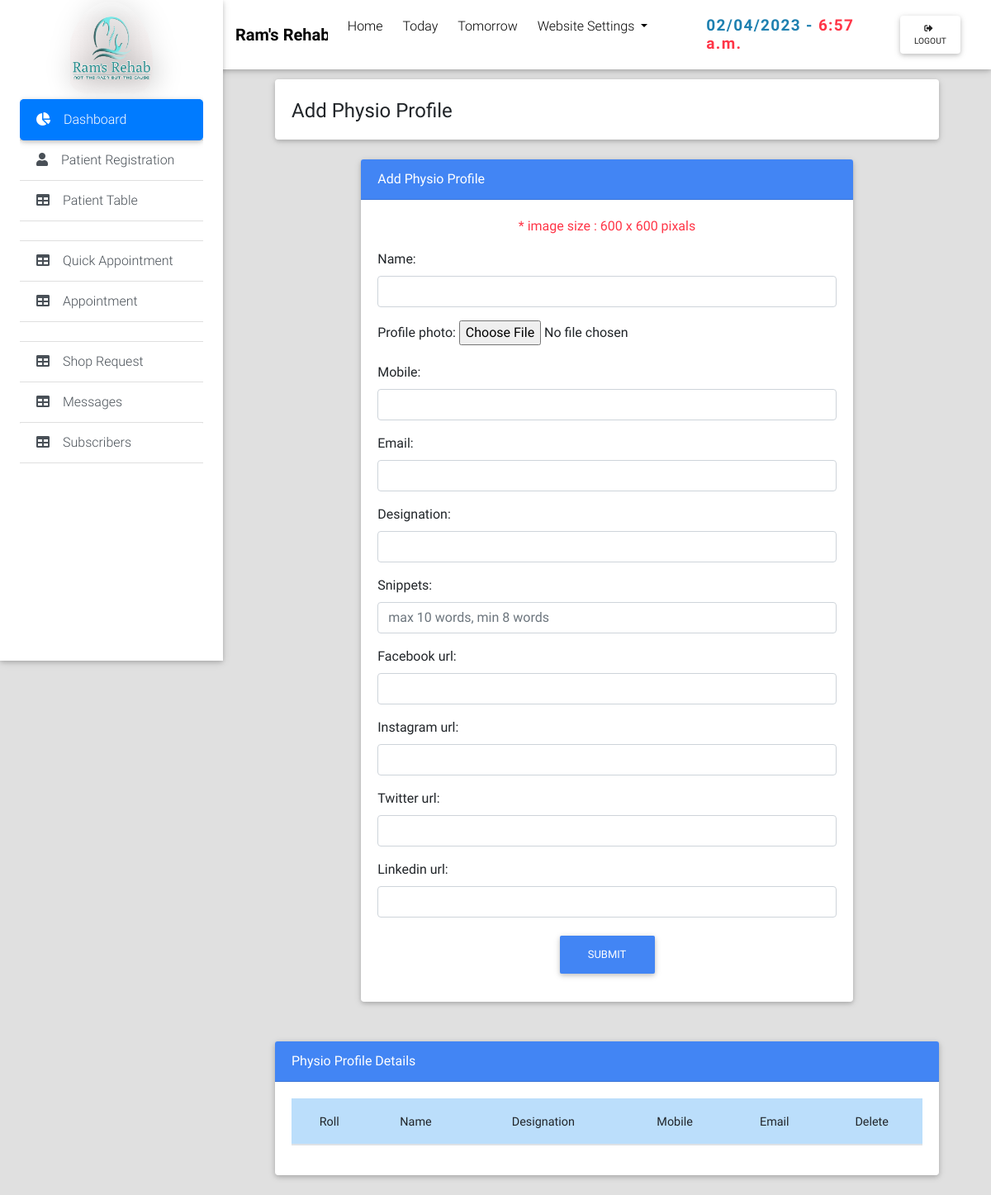
Before: /administration/doctors_profile/ (signed in) with the older database file.
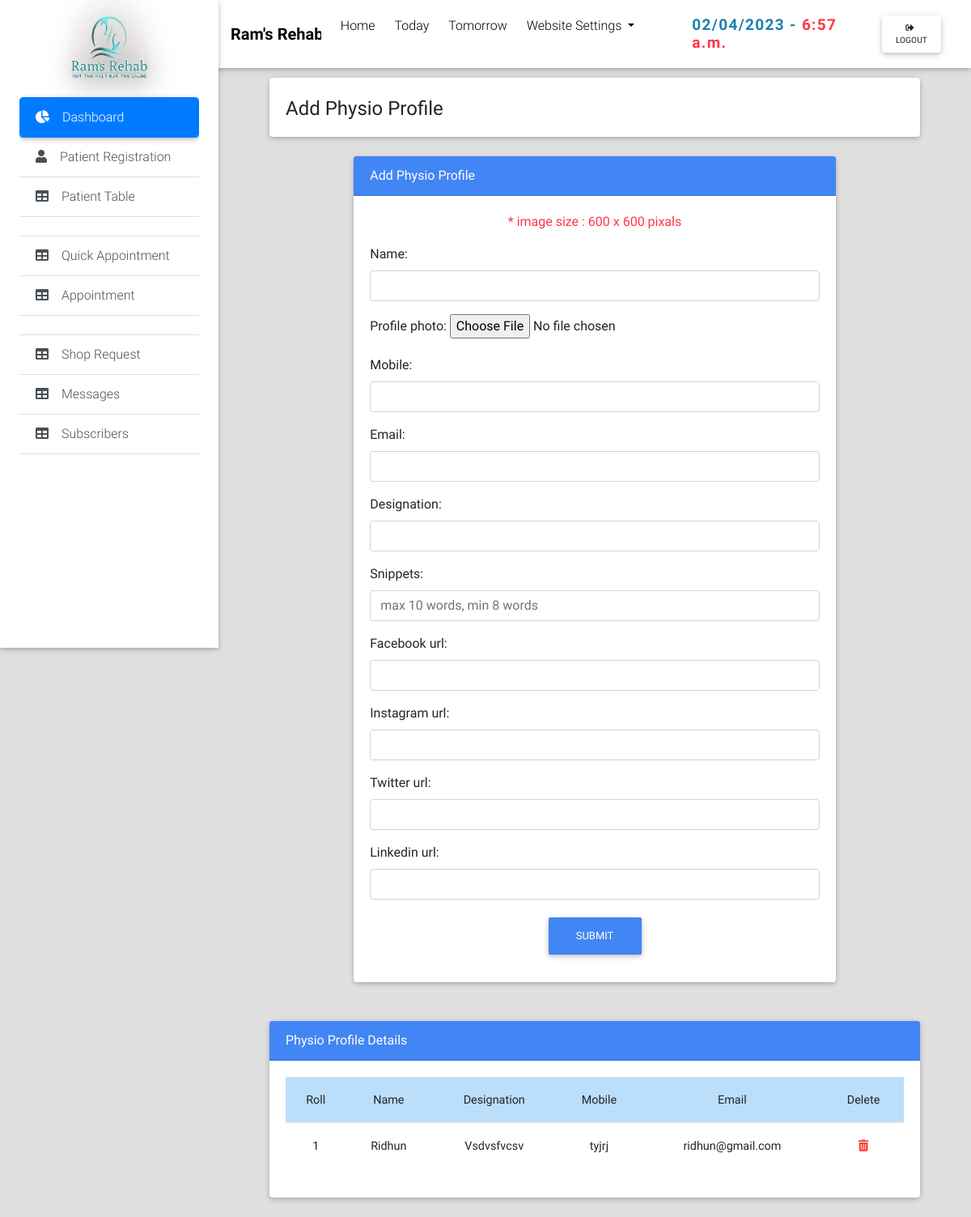
After: the same page with the newer database file.
### AdministrationApp/models.py (models this page shows, shortened)
class DoctorsProfile(models.Model):
    name = models.CharField(max_length=400, null=True, blank=True)
    profile_photo = models.ImageField(blank=True, null=True, upload_to="doctors/")
    mobile = models.CharField(max_length=400, null=True, blank=True)
    email = models.EmailField(max_length=400, null=True, blank=True)
    designation = models.CharField(max_length=400, null=True, blank=True)
    snippets = models.CharField(max_length=400, null=True, blank=True)
    facebook_url = models.CharField(max_length=400, null=True, blank=True)
    instagram_url = models.CharField(max_length=400, null=True, blank=True)
    twitter_url = models.CharField(max_length=400, null=True, blank=True)
    linkedin_url = models.CharField(max_length=400, null=True, blank=True)

### AdministrationApp/views.py (the view)
# urls.py: path('doctors_profile/', AddDoctorsProfileView.as_view(), name="add_doctors_profile"),
class AddDoctorsProfileView(CreateView):
    model = models.DoctorsProfile
    form_class = DoctorsForm
    template_name = 'administration/forms/add_doctors_profile.html'
    success_url = reverse_lazy('add_doctors_profile')
    def get_context_data(self, *args, **kwargs):
        data = models.DoctorsProfile.objects.all().order_by('-id')
        context = super(AddDoctorsProfileView, self).get_context_data(*args, **kwargs)
        context["data"] = data
        context["today_date"] = datetime.today().date()
        context["current_time"] = datetime.now().time()
        return context

### AdministrationApp/forms.py
class DoctorsForm(forms.ModelForm):
   class Meta:
      model = DoctorsProfile
      fields = ('name', 'profile_photo', 'mobile','email','designation','snippets','facebook_url','instagram_url','twitter_url','linkedin_url')
      widgets = {
         'name': forms.TextInput(attrs={'class':'form-control','placeholder':''}),
         'mobile': forms.TextInput(attrs={'class':'form-control','placeholder':''}),
         'email': forms.TextInput(attrs={'class':'form-control','placeholder':''}),
         'designation': forms.TextInput(attrs={'class':'form-control','placeholder':''}),
         'snippets': forms.TextInput(attrs={'class':'form-control','placeholder':'max 10 words, min 8 words'}),
         'facebook_url': forms.TextInput(attrs={'class':'form-control','placeholder':''}),
         'instagram_url': forms.TextInput(attrs={'class':'form-control','placeholder':''}),
         'twitter_url': forms.TextInput(attrs={'class':'form-control','placeholder':''}),
         'linkedin_url': forms.TextInput(attrs={'class':'form-control','placeholder':''})
      }

### AdministrationApp/templates/administration/forms/add_doctors_profile.html (shortened to what this page needs)
{% extends 'administration/admin_base.html' %}
{% load static %}
{% block content %}
<main class="pt-5 mx-lg-5">
   <div class="container-fluid mt-5">
      {% if user.is_staff %}
      <div class="card mb-4 wow fadeIn">
         <div class="card-body d-sm-flex justify-content-between">
            <h4 class="mb-2 mb-sm-0 pt-1">
               <span>Add Physio Profile</span>
            </h4>
         </div>
      </div>
      <form action="" method="POST" enctype="multipart/form-data">
         <div class="row wow fadeIn">
            <div class="col-md-9 mx-auto">
               <div class="card mb-4">
                  <div class="card-header text-white bg-primary">Add Physio Profile</div>
                  <div class="card-body">
                     <p class="text-danger text-center"> * image size : 600 x 600 pixals</p>
                     <div class="list-group list-group-flush">
                        <div id="regform" class="form-outline">
                           {{ form.as_p }}
                        </div>
                     </div>
                     <div class="col-md-10 d-flex  justify-content-center mx-auto" >
                        <div class=" mb-2">
                           <button type="submit" class="btn btn-primary">Submit</button>
                        </div>
                     </div>
                  </div>
               </div>
            </div>
         </div>
      </form>
   </div>
   {% endif %}
   {% if user.is_staff %}
   <div class="col-md-12 mb-4 mt-4">
      <div class="card">
         <div class="card-header bg-primary text-white d-flex justify-content-between">
            <span>Physio Profile Details</span>
         </div>
         <div class="card-body">
            <table class="table table-hover" >
               <thead class="blue lighten-4 text-center">
                  <tr>
                     <th>Roll</th>
                     <th>Name</th>
                     <th>Designation</th>
                     <th>Mobile</th>
                     <th>Email</th>
                     <th>Delete</th>
                  </tr>
               </thead>
               <tbody class="text-center" >
                  {% for item in data %}
                  <tr>
                     <th>{{ forloop.revcounter }}</th>
                     <th >{{ item.name |capfirst }}</th>
                     <th >{{ item.designation |capfirst }}</th>
                     <th >{{ item.mobile }}</th>
                     <th >{{ item.email }}</th>
                     <td>
                        <a class="red-text" href="{% url 'delete_doctors_profile' item.id %}"><strong><i class="fas fa-trash-alt"></i></strong></a>
                     </td>
                  </tr>
                  {% endfor %}
               </tbody>
            </table>
         </div>
      </div>
   </div>
   {% endif %}
</main>
{% endblock %}

Changed rows visible on the page:
added DoctorsProfile: name "Ridhun", designation "Vsdvsfvcsv", mobile "tyjrj", email "ridhun@gmail.com"
